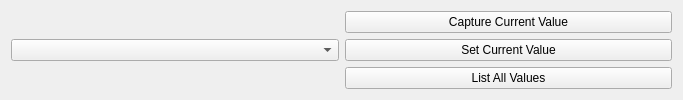
<?xml version="1.0" encoding="UTF-8"?>
<ui version="4.0">
 <class>Widget</class>
 <widget class="QWidget" name="Widget">
  <property name="geometry">
   <rect>
    <x>0</x>
    <y>0</y>
    <width>683</width>
    <height>94</height>
   </rect>
  </property>
  <property name="windowTitle">
   <string>Widget</string>
  </property>
  <layout class="QHBoxLayout" name="horizontalLayout">
   <item>
    <widget class="QComboBox" name="comboBox"/>
   </item>
   <item>
    <layout class="QVBoxLayout" name="verticalLayout">
     <item>
      <widget class="QPushButton" name="captureButton">
       <property name="text">
        <string>Capture Current Value</string>
       </property>
      </widget>
     </item>
     <item>
      <widget class="QPushButton" name="setButton">
       <property name="text">
        <string>Set Current Value</string>
       </property>
      </widget>
     </item>
     <item>
      <widget class="QPushButton" name="listValuesButton">
       <property name="text">
        <string>List All Values</string>
       </property>
      </widget>
     </item>
    </layout>
   </item>
  </layout>
 </widget>
 <resources/>
 <connections/>
</ui>
